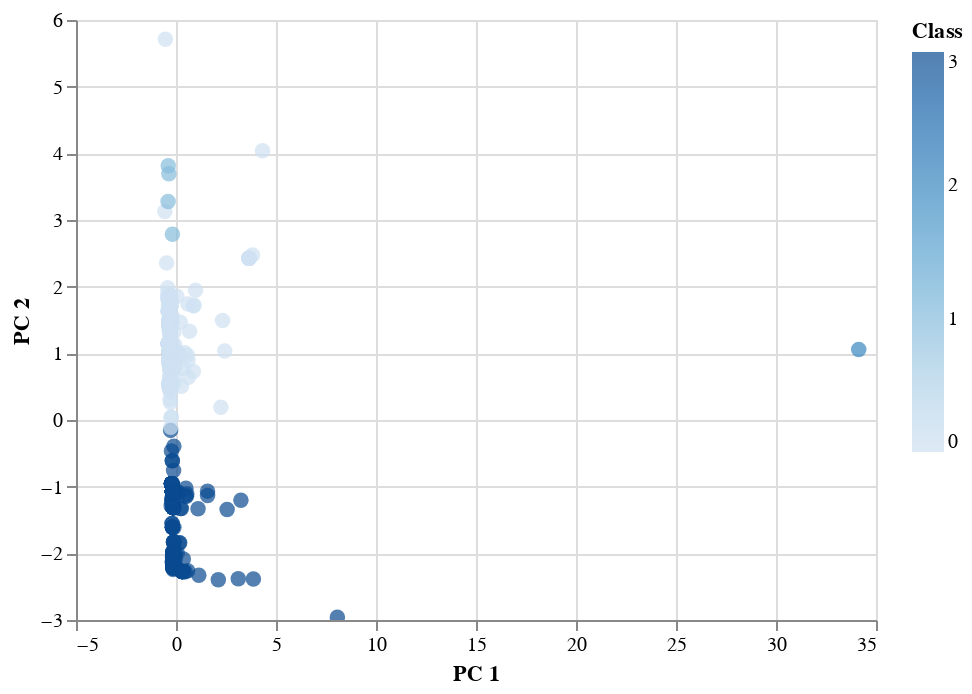

The notebook cell saved with this chart:
### Markdown cell above
### Visualizing Results

#### 3D-Scatter with Clusters

### Code cell
#Create a 2D-Scatter with the PCA data and the clusters

alt.Chart(clustered_df).mark_circle(size=60).encode(
    x = "PC 1",
    y = "PC 2",
    color='Class',
    tooltip=["CoinName", "Algorithm", "TotalCoinsMined", "TotalCoinSupply"]
).interactive()

### Figure 1 — Vega-Lite specification as saved in the notebook (floating-point values rounded to 4 significant figures; data arrays with more than 128 entries replaced by an {"elided": "..."} marker saying what was removed)
{"config": {"view": {"continuousWidth": 400, "continuousHeight": 300}}, "data": {"name": "data-a3ac48a859004724350f2220ffad729d"}, "mark": {"type": "circle", "size": 60}, "encoding": {"color": {"type": "quantitative", "field": "Class"}, "tooltip": [{"type": "nominal", "field": "CoinName"}, {"type": "nominal", "field": "Algorithm"}, {"type": "quantitative", "field": "TotalCoinsMined"}, {"type": "nominal", "field": "TotalCoinSupply"}], "x": {"type": "quantitative", "field": "PC 1"}, "y": {"type": "quantitative", "field": "PC 2"}}, "selection": {"selector030": {"type": "interval", "bind": "scales", "encodings": ["x", "y"]}}, "$schema": "https://vega.github.io/schema/vega-lite/v4.8.1.json", "datasets": {"data-a3ac48a859004724350f2220ffad729d": {"elided": "532 records"}}}
